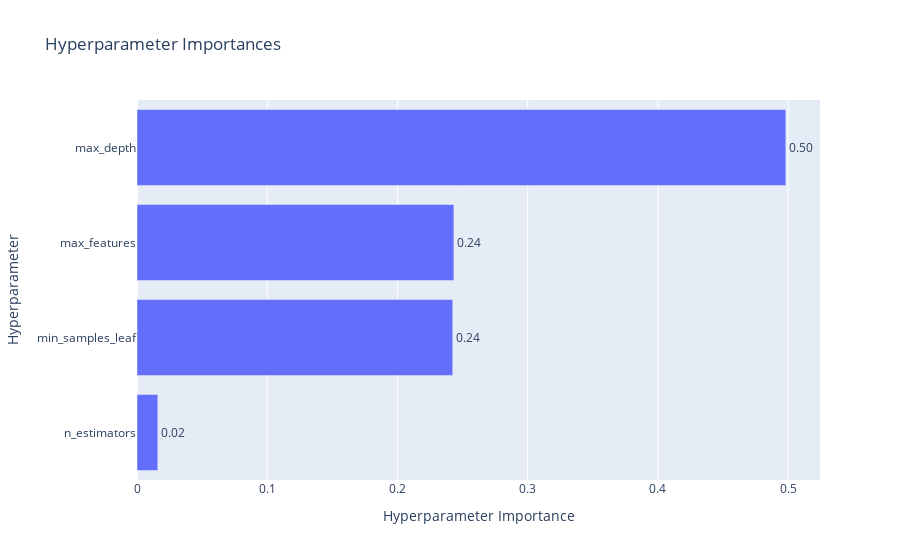

Notebook cell for this chart:
### Markdown cell above
Супер результат получился! Но все же некоторое переобучение присутствует

### Code cell
#посмотрим на самые важные параметры
optuna.visualization.plot_param_importances(study, target_name="r2_score")

### Figure 1 — Plotly figure (JSON) as saved in the notebook; plotly's stock layout.template omitted (floating-point values rounded to 4 significant figures)
{"data": [{"cliponaxis": false, "hovertemplate": ["n_estimators (IntDistribution): 0.0159702926538301<extra></extra>", "min_samples_leaf (IntDistribution): 0.24245573207710494<extra></extra>", "max_features (IntDistribution): 0.2433440587868885<extra></extra>", "max_depth (IntDistribution): 0.4982299164821763<extra></extra>"], "name": "r2_score", "orientation": "h", "text": ["0.02", "0.24", "0.24", "0.50"], "textposition": "outside", "type": "bar", "x": [0.01597, 0.2425, 0.2433, 0.4982], "y": ["n_estimators", "min_samples_leaf", "max_features", "max_depth"]}], "layout": {"title": {"text": "Hyperparameter Importances"}, "xaxis": {"title": {"text": "Hyperparameter Importance"}}, "yaxis": {"title": {"text": "Hyperparameter"}}}}
